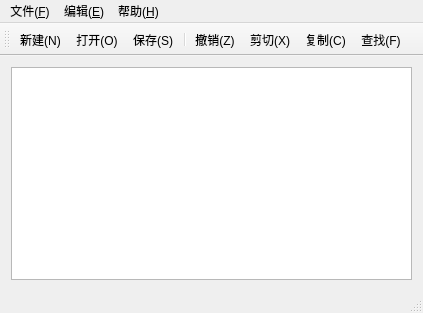
<?xml version="1.0" encoding="UTF-8"?>
<ui version="4.0">
 <class>MainWindow</class>
 <widget class="QMainWindow" name="MainWindow">
  <property name="geometry">
   <rect>
    <x>0</x>
    <y>0</y>
    <width>423</width>
    <height>313</height>
   </rect>
  </property>
  <property name="windowTitle">
   <string>MainWindow</string>
  </property>
  <widget class="QWidget" name="centralWidget">
   <layout class="QGridLayout" name="gridLayout">
    <item row="0" column="0">
     <widget class="QTextEdit" name="textEdit"/>
    </item>
   </layout>
  </widget>
  <widget class="QMenuBar" name="menuBar">
   <property name="geometry">
    <rect>
     <x>0</x>
     <y>0</y>
     <width>423</width>
     <height>23</height>
    </rect>
   </property>
   <widget class="QMenu" name="menu_F">
    <property name="title">
     <string>文件(&amp;F)</string>
    </property>
    <addaction name="action_New"/>
    <addaction name="action_Open"/>
    <addaction name="action_Close"/>
    <addaction name="separator"/>
    <addaction name="action_Save"/>
    <addaction name="action_SaveAs"/>
    <addaction name="separator"/>
    <addaction name="action_Exit"/>
   </widget>
   <widget class="QMenu" name="menu_E">
    <property name="title">
     <string>编辑(&amp;E)</string>
    </property>
    <addaction name="action_Undo"/>
    <addaction name="separator"/>
    <addaction name="action_Cut"/>
    <addaction name="action_Copy"/>
    <addaction name="action_Paste"/>
    <addaction name="separator"/>
    <addaction name="action_Find"/>
   </widget>
   <widget class="QMenu" name="menu_H">
    <property name="title">
     <string>帮助(&amp;H)</string>
    </property>
    <addaction name="action_Help"/>
   </widget>
   <addaction name="menu_F"/>
   <addaction name="menu_E"/>
   <addaction name="menu_H"/>
  </widget>
  <widget class="QToolBar" name="mainToolBar">
   <attribute name="toolBarArea">
    <enum>TopToolBarArea</enum>
   </attribute>
   <attribute name="toolBarBreak">
    <bool>false</bool>
   </attribute>
   <addaction name="action_New"/>
   <addaction name="action_Open"/>
   <addaction name="action_Save"/>
   <addaction name="separator"/>
   <addaction name="action_Undo"/>
   <addaction name="action_Cut"/>
   <addaction name="action_Copy"/>
   <addaction name="action_Find"/>
  </widget>
  <widget class="QStatusBar" name="statusBar"/>
  <action name="action_New">
   <property name="icon">
    <iconset resource="../actions/images.qrc">
     <normaloff>:/images/filenew.png</normaloff>:/images/filenew.png</iconset>
   </property>
   <property name="text">
    <string>新建(N)</string>
   </property>
   <property name="shortcut">
    <string>Ctrl+N</string>
   </property>
  </action>
  <action name="action_Open">
   <property name="icon">
    <iconset resource="../actions/images.qrc">
     <normaloff>:/images/fileopen.png</normaloff>:/images/fileopen.png</iconset>
   </property>
   <property name="text">
    <string>打开(&amp;O) </string>
   </property>
   <property name="statusTip">
    <string>打开文件</string>
   </property>
   <property name="shortcut">
    <string>Ctrl+O</string>
   </property>
  </action>
  <action name="action_Close">
   <property name="icon">
    <iconset resource="../actions/images.qrc">
     <normaloff>:/images/window-close.png</normaloff>:/images/window-close.png</iconset>
   </property>
   <property name="text">
    <string>关闭(&amp;C)</string>
   </property>
   <property name="shortcut">
    <string>Ctrl+W</string>
   </property>
  </action>
  <action name="action_Save">
   <property name="icon">
    <iconset resource="../actions/images.qrc">
     <normaloff>:/images/filesave.png</normaloff>:/images/filesave.png</iconset>
   </property>
   <property name="text">
    <string>保存(&amp;S)</string>
   </property>
   <property name="shortcut">
    <string>Ctrl+S</string>
   </property>
  </action>
  <action name="action_SaveAs">
   <property name="icon">
    <iconset resource="../actions/images.qrc">
     <normaloff>:/images/filesaveas.png</normaloff>:/images/filesaveas.png</iconset>
   </property>
   <property name="text">
    <string>另存为(&amp;A)</string>
   </property>
  </action>
  <action name="action_Exit">
   <property name="icon">
    <iconset resource="../actions/images.qrc">
     <normaloff>:/images/exit.png</normaloff>:/images/exit.png</iconset>
   </property>
   <property name="text">
    <string>退出(&amp;x)</string>
   </property>
   <property name="shortcut">
    <string>Ctrl+Q</string>
   </property>
  </action>
  <action name="action_Undo">
   <property name="icon">
    <iconset resource="../actions/images.qrc">
     <normaloff>:/images/edit-undo.png</normaloff>:/images/edit-undo.png</iconset>
   </property>
   <property name="text">
    <string>撤销(&amp;Z)</string>
   </property>
   <property name="shortcut">
    <string>Ctrl+Z</string>
   </property>
  </action>
  <action name="action_Cut">
   <property name="icon">
    <iconset resource="../actions/images.qrc">
     <normaloff>:/images/editcut.png</normaloff>:/images/editcut.png</iconset>
   </property>
   <property name="text">
    <string>剪切(&amp;X)</string>
   </property>
   <property name="shortcut">
    <string>Ctrl+X</string>
   </property>
  </action>
  <action name="action_Copy">
   <property name="icon">
    <iconset resource="../actions/images.qrc">
     <normaloff>:/images/editcopy.png</normaloff>:/images/editcopy.png</iconset>
   </property>
   <property name="text">
    <string>复制(&amp;C)</string>
   </property>
   <property name="shortcut">
    <string>Ctrl+C</string>
   </property>
  </action>
  <action name="action_Paste">
   <property name="icon">
    <iconset resource="../actions/images.qrc">
     <normaloff>:/images/editpaste.png</normaloff>:/images/editpaste.png</iconset>
   </property>
   <property name="text">
    <string>粘贴(&amp;V)</string>
   </property>
   <property name="shortcut">
    <string>Ctrl+V</string>
   </property>
  </action>
  <action name="action_Find">
   <property name="icon">
    <iconset resource="../actions/images.qrc">
     <normaloff>:/images/filefind.png</normaloff>:/images/filefind.png</iconset>
   </property>
   <property name="text">
    <string>查找(&amp;F)</string>
   </property>
   <property name="shortcut">
    <string>Ctrl+F</string>
   </property>
  </action>
  <action name="action_Help">
   <property name="icon">
    <iconset resource="../actions/images.qrc">
     <normaloff>:/images/help.png</normaloff>:/images/help.png</iconset>
   </property>
   <property name="text">
    <string>版本说明</string>
   </property>
   <property name="shortcut">
    <string>Ctrl+H</string>
   </property>
  </action>
 </widget>
 <layoutdefault spacing="6" margin="11"/>
 <resources>
  <include location="../actions/images.qrc"/>
 </resources>
 <connections/>
</ui>
